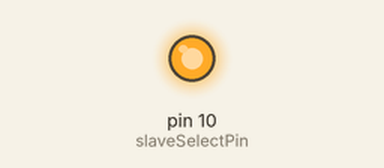
Recording of a sketch running on a simulated Arduino Uno, built with avr-gcc and run on an emulated ATmega328P. On the bench: output pins drawn as LEDs (lit = HIGH).

Above: at 0.1 s.
Timing chart, 0 to 1.6 s (numbered marks = the images above):
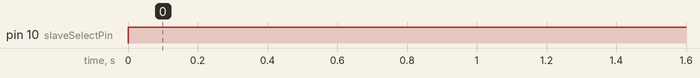

The sketch:

0_LED_test.ino
```cpp
/*
  Demo for exixe modules
  https://github.com/dekuNukem/exixe

  exixe "Getting Started" guide
  https://github.com/dekuNukem/exixe/blob/master/getting_started.md

  Demo 0: Show a purple LED
*/

#include <SPI.h>
#define SPI_BUF_SIZE 16

uint8_t spi_buf[SPI_BUF_SIZE];
// change this to the cs pin you're using
const int slaveSelectPin = 10;

void setup()
{
  pinMode(slaveSelectPin, OUTPUT);
  digitalWrite(slaveSelectPin, HIGH);

  SPI.begin();
  // 8MHz SCLK, MSB first, SPI mode 0
  SPI.beginTransaction(SPISettings(8000000, MSBFIRST, SPI_MODE0));

  spi_buf[0] = 0xaa; // first byte, header
  spi_buf[13] = 0x80 | 127; // red LED full brightness
  spi_buf[14] = 0x80 | 0; // green LED off
  spi_buf[15] = 0x80 | 127; // blue LED full brightness
}

void loop()
{
  // cs low
  digitalWrite(slaveSelectPin, LOW);
  // send 16 byte command
  for (int i = 0; i < SPI_BUF_SIZE; ++i)
    SPI.transfer(spi_buf[i]);
  // cs high
  digitalWrite(slaveSelectPin, HIGH);

  delay(200);
}
```

Measured:
- by itself, pin 10 (slaveSelectPin): LOW → HIGH at 0.00 s
